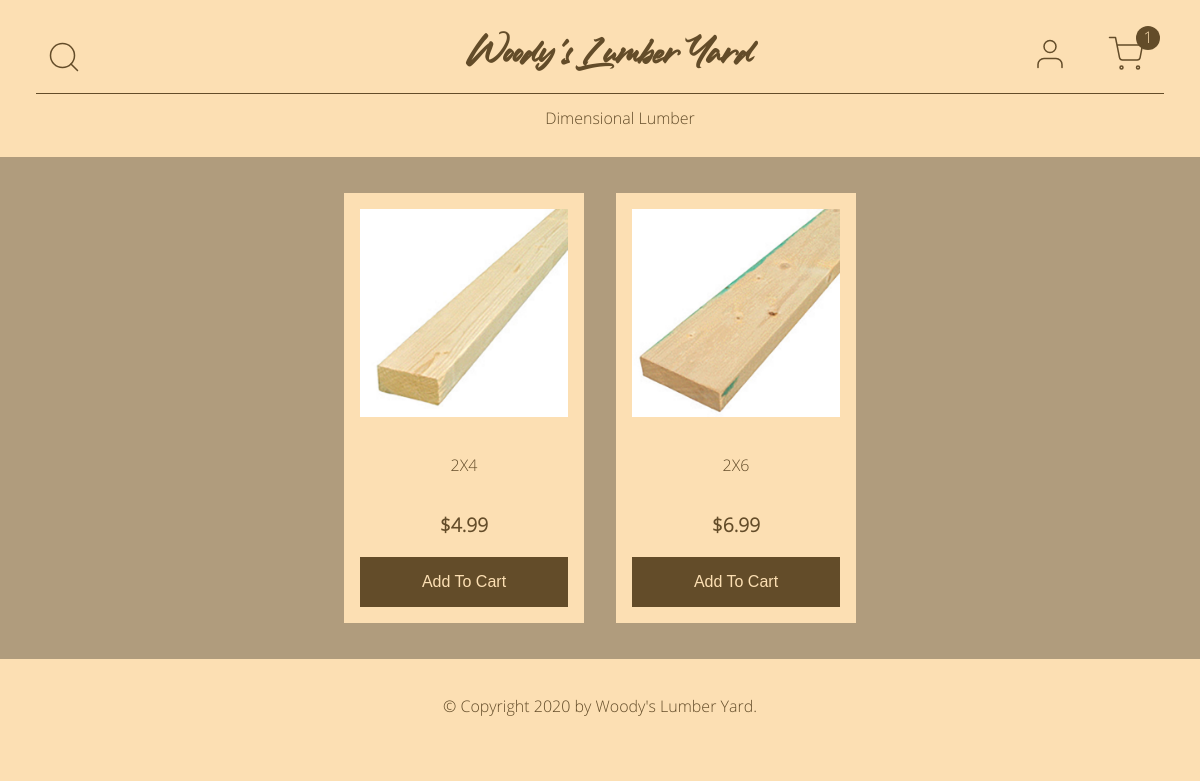
The page / on the database its author committed.
### online_store/models.py (models this page shows, shortened)
class Category(db.Model):
    id = db.Column(db.Integer, primary_key=True)
    name = db.Column(db.String(20), nullable=False)
    link = db.Column(db.String(20), nullable=True)
    products = db.relationship("Product", backref="category", lazy=True)
    date_created = db.Column(db.DateTime, default=datetime.utcnow)
    created_by_id = db.Column(db.Integer, db.ForeignKey("user.id"))

class Product(db.Model):
    id = db.Column(db.Integer, primary_key=True)
    name = db.Column(db.String(100), nullable=False)
    category_id = db.Column(db.Integer, db.ForeignKey("category.id"))
    price = db.Column(db.Float, nullable=False)
    image = db.Column(db.String(40), nullable=False)
    quantity = db.Column(db.Integer, nullable=False)
    date_created = db.Column(db.DateTime, default=datetime.utcnow)
    created_by_id = db.Column(db.Integer, db.ForeignKey("user.id"))
    carts = db.relationship("Cart", secondary="product_cart_link")

### online_store/main/routes.py (the view)
@main.route("/home")
@main.route("/", methods=["GET", "POST"])
def home():
    categories = Category.query.all()
    if request.method == "POST":
        name = request.form["name"]
        products = Product.query.filter(Product.name.contains(name))
        search_message = name
        context = {
            "categories": categories,
            "search_message": search_message,
            "products": products,
        }
    else:
        products = Product.query.order_by(Product.date_created).all()
        context = {"categories": categories, "products": products}
    try:
        if current_user.is_employee:
            return render_template("admin/admin.html", **context)
    except AttributeError:
        pass
    return render_template("home.html", **context)

### online_store/templates/home.html (shortened to what this page needs)
{% extends "base.html" %}
{% block head %}
{{ super() }}
{% endblock %}
{% block content %}
<div class="products">
  <div class="product-grid">
    {% for product in products %}
    <div class="product-item">
      <p>
        <a href="/products/{{ product.id }}">
          <img src="{{ url_for('static', filename='product-images/' + product.image) }}" alt="{{ product.name }}">
        </a>
      </p>
      <p class="name">
        <a href="/products/{{ product.id }}">{{ product.name }}</a>
      </p>
      <p class="price">${{ product.price }}</p>
      <button type="button" name="add-to-cart" onclick="addToCart({{ product.id }})">Add To Cart</button>
    </div>
    {% endfor %}
  </div>
  {% endblock %}

### online_store/templates/base.html (shortened to what this page needs)
<!DOCTYPE html>
<html lang="en">
<head>
  {% block head %}
  <link rel="stylesheet" type="text/css" href="{{ url_for('static', filename='css/main.css') }}">
  {% endblock %}
</head>
<body>
  <header>
    <div class="top-row">
      <div class="search">
        <img class="search-btn" src="/static/assets/search.svg" alt="Search Button">
      </div>
      {% if current_user.is_admin or current_user.is_employee %}
      <h1><a href="{{ url_for('admin.home') }}">Woody's Lumber Yard</a></h1>
      {% else %}
      <h1><a href="{{ url_for('main.home') }}">Woody's Lumber Yard</a></h1>
      {% endif %}
      <div class="user-icons">
        <a href="{{ url_for('users.account') }}">
          <img src="{{ url_for('static', filename='assets/user.svg') }}" alt="My Account">
        </a>
        <a href="{{ url_for('main.show_cart') }}">
          <img class="cart" src="{{ url_for('static', filename='assets/shopping-cart.svg') }}" alt="Shopping Cart">
          <div class="circle">1</div>
        </a>
      </div>
    </div>
    {% if categories %}
    <nav>
      <ul>
        {% for category in categories %}
        <li><a href="/category/{{ category.link }}">{{ category.name }}</a></li>
        {% endfor %}
      </ul>
    </nav>
    {% endif %}
  </header>
  <main>
    {% block content %}{% endblock %}
  </main>
  <footer>
    <p>&copy; Copyright 2020 by <a href="/">Woody's Lumber Yard</a>.</p>
  </footer>
</body>
</html>

### online_store/static/css/main.css (style rules this page uses)
body main button, body main .products .product-grid .product-item button, body main .products .product-grid .product-item .product-form input[type=submit], body main .product-detail .product-detail-text button, body main .categories .category-list .category-item button, body main .full-form input[type=submit], body footer button { -ms-appearance: none; -moz-appearance: none; -webkit-appearance: none; appearance: none; padding: 1rem 2rem; display: inline-block; border: none; margin: 0; text-decoration: none; background: #634C29; color: #FCDFB3; font-size: 1rem; cursor: pointer; text-align: center; transition: background 150ms ease-in-out, transform 50ms ease; }
* { box-sizing: border-box; }
body { background-color: #FCDFB3; color: #634C29; font-family: "Open-Sans", sans-serif; margin: 0; text-align: center; }
body header { background-color: #FCDFB3; padding: 36px; padding-bottom: 0; }
body header .top-row { display: flex; flex-direction: row; justify-content: center; align-items: center; justify-content: space-between; }
body header .top-row .search { display: flex; flex-direction: row; justify-content: center; align-items: center; flex-basis: 33%; justify-content: flex-start; margin: 0 10px; }
body header .top-row .search img { height: 36px; cursor: pointer; }
body header .top-row .user-icons { padding: 0; margin: 0; }
body header .top-row .user-icons .circle { display: block; position: absolute; color: #FCDFB3; background-color: #634C29; border-radius: 50%; height: 24px; width: 24px; top: 26px; right: 40px; }
body header .top-row .user-icons a { margin: 0 10px; text-decoration: none; }
body header .top-row .user-icons a img { height: 36px; }
body header h1 { flex-basis: 33%; font-family: "Ledgewood", sans-serif; margin: 0; text-align: center; justify-self: center; }
body header h1 a { color: #634C29; text-decoration: none; }
body header .user-icons { display: flex; flex-direction: row; justify-content: center; align-items: center; justify-content: flex-end; flex-basis: 33%; }
body header .user-icons img { margin: 0 10px; }
body header nav { margin: 0; }
body header nav ul { align-items: center; border-top: 1px solid #634C29; display: flex; flex-direction: row; height: 3rem; justify-content: space-around; }
body header nav ul li { display: flex; }
body header nav ul li a { color: #634C29; text-decoration: none; }
body main { background-color: #B09C7D; padding: 20px; }
body main button { width: 100%; }
body main .products { display: flex; flex-direction: row; justify-content: center; align-items: center; align-items: flex-start; justify-content: space-between; margin: auto; }
body main .products .product-grid { display: flex; flex-direction: row; justify-content: center; align-items: center; flex-wrap: wrap; margin: 0 auto; height: 100%; width: 100%; }
body main .products .product-grid .product-item { display: flex; flex-direction: column; justify-content: center; align-items: center; background-color: #FCDFB3; color: #634C29; padding: 0 1rem; margin: 1rem; width: 240px; }
body main .products .product-grid .product-item a { color: #634C29; text-decoration: none; }
body main .products .product-grid .product-item a img { width: 100%; }
body main .products .product-grid .product-item .price { font-size: 1.2rem; font-weight: 900; }
body main .products .product-grid .product-item button { margin-bottom: 1rem; width: 100%; }
body footer { background-color: #FCDFB3; padding: 20px; }
body footer p a { color: #634C29; text-decoration: none; }

### rows shown on the page
Category: name "Dimensional Lumber"
Product: image (picture), name "2X4", price "4.99"
Product: image (picture), name "2X6", price "6.99"
